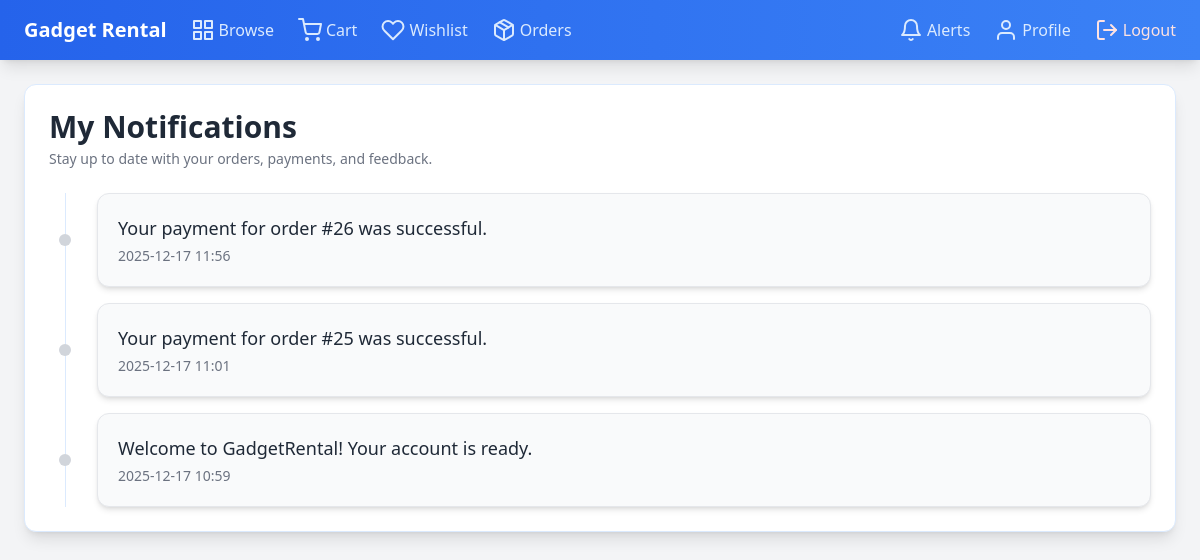
Screenshot of /notifications (signed in) with the database file from the repository.
### models.py (models this page shows, shortened)
class Notification(db.Model):
    id = db.Column(db.Integer, primary_key=True)
    user_id = db.Column(db.Integer, db.ForeignKey('user.id'))
    message = db.Column(db.String(200))
    is_read = db.Column(db.Boolean, default=False)
    created_at = db.Column(db.DateTime, default=datetime.utcnow)
    user = db.relationship('User', backref=db.backref('notifications', lazy=True))

### app.py (the view)
@app.route('/notifications')
@login_required
def notifications():
    user_notifications = Notification.query.filter_by(user_id=current_user.id).order_by(Notification.created_at.desc()).all()
    for notif in user_notifications:
        if not notif.is_read:
            notif.is_read = True
    db.session.commit()
    return render_template('notifications.html', notifications=user_notifications)

### app.py (called while the page is built)
@login_manager.user_loader
def load_user(user_id):
    return User.query.get(int(user_id))

@app.before_request
def ensure_images_valid():
    for g in Gadget.query.all():
        img_path = os.path.join(app.root_path, "static", g.image or "default_gadget.png")
        if not os.path.exists(img_path):
            g.image = "default_gadget.png"
    db.session.commit()

### templates/notifications.html (shortened to what this page needs)
{% extends "base.html" %}
{% block content %}
<div class="flex items-center justify-between mb-6 flex-wrap gap-3">
    <div>
        <h2 class="text-2xl sm:text-3xl font-bold text-gray-800">My Notifications</h2>
        <p class="text-sm text-gray-500 mt-1">Stay up to date with your orders, payments, and feedback.</p>
    </div>
</div>
{% if notifications %}
<div class="relative">
    <div class="space-y-4">
        {% for notification in notifications %}
        <div class="relative pl-0 sm:pl-12">
            <div class="hidden sm:flex absolute left-4 top-1/2 -translate-x-1/2 -translate-y-1/2 w-3 h-3 rounded-full
                        {% if not notification.is_read %} bg-blue-500 {% else %} bg-gray-300 {% endif %}">
            </div>
            <div class="
                p-4 sm:p-5 rounded-xl shadow-md border transition flex flex-col sm:flex-row sm:items-start gap-3
                {% if not notification.is_read %}
                    bg-blue-50 border-blue-300 hover:bg-blue-100
                {% else %}
                    bg-gray-50 border-gray-200 hover:bg-gray-100
                {% endif %}
            ">
                <div class="flex-1">
                    <p class="text-gray-800 text-base sm:text-lg font-medium">
                        {{ notification.message }}
                    </p>
                    <p class="text-xs sm:text-sm text-gray-500 mt-1">
                        {{ notification.created_at.strftime('%Y-%m-%d %H:%M') }}
                    </p>
                </div>
            </div>
        </div>
        {% endfor %}
    </div>
</div>
{% endif %}
{% endblock %}

### rows the page displays
Notification: is_read True (drawn), message "Your payment for order #26 was successful.", created_at "2025-12-17 11:56"
Notification: is_read True (drawn), message "Your payment for order #25 was successful.", created_at "2025-12-17 11:01"
Notification: is_read True (drawn), message "Welcome to GadgetRental! Your account is ready.", created_at "2025-12-17 10:59"
